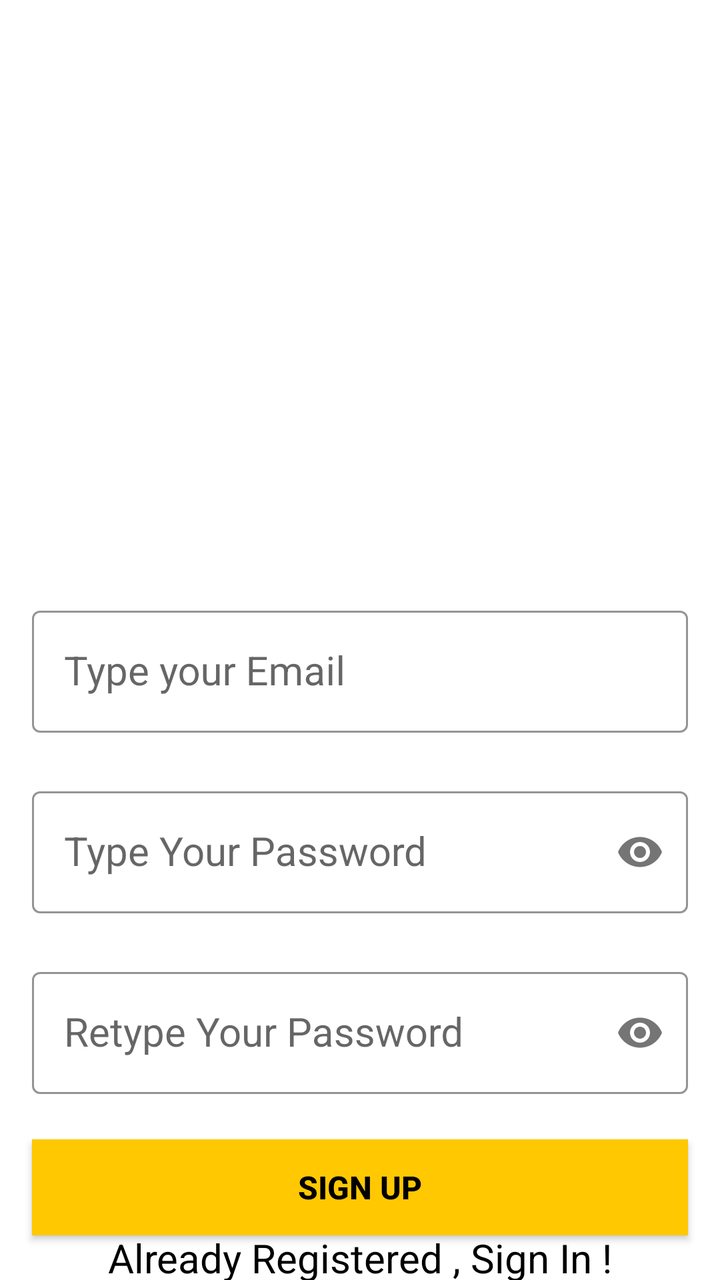
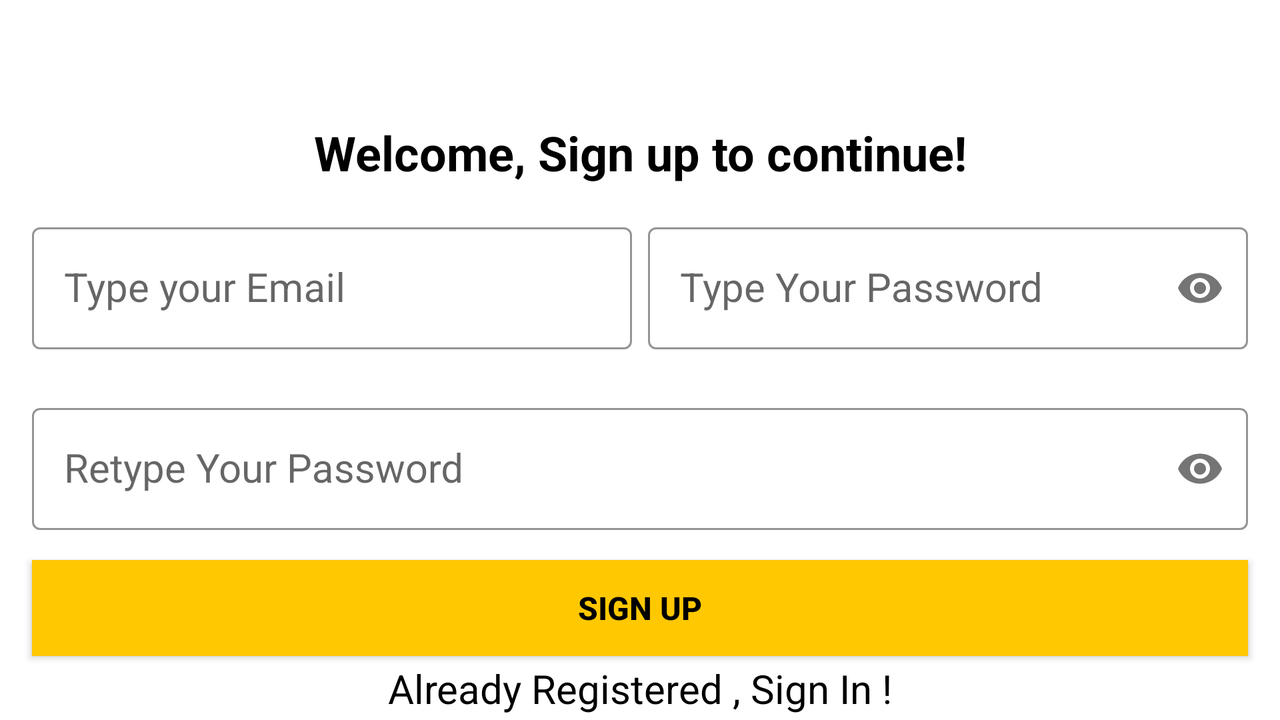

Two renders of one Android screen. The first uses the default layout on a phone; the second uses the alternative layout the repository ships for a different screen configuration, on a matching device. The two XML files are below.
<!-- AndroidManifest.xml: application theme Theme.LoginAndSignUp -->
<!-- res/layout/activity_signup.xml -->
<?xml version="1.0" encoding="utf-8"?>
<androidx.constraintlayout.widget.ConstraintLayout xmlns:android="http://schemas.android.com/apk/res/android"
    xmlns:app="http://schemas.android.com/apk/res-auto"
    xmlns:tools="http://schemas.android.com/tools"
    android:layout_width="match_parent"
    android:layout_height="match_parent"
    android:background="@drawable/signup_screen"
    tools:context=".SignUpActivity">

    <com.google.android.material.textfield.TextInputLayout
        android:id="@+id/emailLayout"
        style="@style/LoginTextInputOuterFieldStyle"
        android:layout_width="match_parent"
        android:layout_height="wrap_content"
        android:layout_marginHorizontal="16dp"
        android:layout_marginTop="300dp"
        app:boxStrokeColor="@color/yellow"
        app:hintTextColor="@color/yellow"
        app:layout_constraintEnd_toEndOf="parent"
        app:layout_constraintHorizontal_bias="0.5"
        app:layout_constraintStart_toStartOf="parent"
        app:layout_constraintTop_toTopOf="parent">

        <com.google.android.material.textfield.TextInputEditText
            android:id="@+id/txtEmail"
            style="@style/LoginTextInputInnerFieldStyle"
            android:layout_width="match_parent"
            android:layout_height="match_parent"
            android:hint="Type your Email"
            android:inputType="textEmailAddress" />

    </com.google.android.material.textfield.TextInputLayout>

    <com.google.android.material.textfield.TextInputLayout
        android:id="@+id/passwordLayout"
        style="@style/LoginTextInputOuterFieldStyle"
        android:layout_width="match_parent"
        android:layout_height="wrap_content"
        android:layout_marginHorizontal="16dp"
        android:layout_marginTop="24dp"
        app:boxStrokeColor="@color/yellow"
        app:hintTextColor="@color/yellow"
        app:layout_constraintEnd_toEndOf="parent"
        app:layout_constraintHorizontal_bias="0.5"
        app:layout_constraintStart_toStartOf="parent"
        app:layout_constraintTop_toBottomOf="@id/emailLayout"
        app:passwordToggleEnabled="true">

        <com.google.android.material.textfield.TextInputEditText
            android:id="@+id/txtPassword"
            style="@style/LoginTextInputInnerFieldStyle"
            android:layout_width="match_parent"
            android:layout_height="match_parent"
            android:hint="Type Your Password"
            android:inputType="textPassword" />
    </com.google.android.material.textfield.TextInputLayout>

    <com.google.android.material.textfield.TextInputLayout
        android:id="@+id/confirmPasswordLayout"
        style="@style/LoginTextInputOuterFieldStyle"
        android:layout_width="match_parent"
        android:layout_height="wrap_content"
        android:layout_marginHorizontal="16dp"
        android:layout_marginTop="24dp"
        app:boxStrokeColor="@color/yellow"
        app:hintTextColor="@color/yellow"
        app:layout_constraintEnd_toEndOf="parent"
        app:layout_constraintHorizontal_bias="0.5"
        app:layout_constraintStart_toStartOf="parent"
        app:layout_constraintTop_toBottomOf="@id/passwordLayout"
        app:passwordToggleEnabled="true">

        <com.google.android.material.textfield.TextInputEditText
            android:id="@+id/txtCpassword"
            style="@style/LoginTextInputInnerFieldStyle"
            android:layout_width="match_parent"
            android:layout_height="match_parent"
            android:hint="Retype Your Password"
            android:inputType="textPassword" />
    </com.google.android.material.textfield.TextInputLayout>

    <androidx.appcompat.widget.AppCompatButton
        android:id="@+id/btnSignUp"
        android:layout_width="0dp"
        android:layout_height="wrap_content"
        android:layout_marginHorizontal="16dp"
        android:height="40dp"
        android:background="@color/yellow"
        android:gravity="center"
        android:text="Sign Up"
        android:textColor="@color/black"
        android:textSize="16sp"
        android:textStyle="bold"
        app:layout_constraintBottom_toBottomOf="parent"
        app:layout_constraintEnd_toEndOf="parent"
        app:layout_constraintHorizontal_bias="0.5"
        app:layout_constraintStart_toStartOf="parent"
        app:layout_constraintTop_toBottomOf="@+id/confirmPasswordLayout" />

    <TextView
        android:id="@+id/txtSignIn"
        android:layout_width="wrap_content"
        android:layout_height="wrap_content"
        android:text="Already Registered , Sign In !"
        android:textColor="@color/black"
        android:textSize="20dp"
        app:layout_constraintBottom_toBottomOf="parent"
        app:layout_constraintEnd_toEndOf="parent"
        app:layout_constraintStart_toStartOf="parent"
        app:layout_constraintTop_toBottomOf="@+id/btnSignUp"
        app:layout_constraintVertical_bias="0.527" />
</androidx.constraintlayout.widget.ConstraintLayout>
<!-- resources referenced by this layout -->
<resources>
  <color name="black">#FF000000</color>
  <color name="yellow">#FFC801</color>
  <style name="LoginTextInputInnerFieldStyle" parent="Widget.MaterialComponents.TextInputLayout.OutlinedBox">
          <item name="android:layout_width">match_parent</item>
          <item name="android:layout_height">wrap_content</item>
          <item name="android:textColor">@color/black</item>
          <item name="android:textColorHint">@color/black</item>
          <item name="android:maxLines">1</item>
          <item name="android:textSize">20sp</item>
          <item name="android:singleLine">true</item>
      </style>
  <style name="LoginTextInputOuterFieldStyle" parent="Widget.MaterialComponents.TextInputLayout.OutlinedBox">
          <item name="android:layout_width">match_parent</item>
          <item name="android:layout_height">wrap_content</item>
          <item name="android:layout_marginTop">15dp</item>
          <item name="android:textSize">20sp</item>
          <item name="android:layout_marginBottom">15dp</item>
      </style>
  <style name="Theme.LoginAndSignUp" parent="Theme.MaterialComponents.DayNight.NoActionBar">
           <item name="colorPrimary">@color/purple_500</item>
          <item name="colorPrimaryVariant">@color/purple_700</item>
          <item name="colorOnPrimary">@color/white</item>
           <item name="colorSecondary">@color/teal_200</item>
          <item name="colorSecondaryVariant">@color/teal_700</item>
          <item name="colorOnSecondary">@color/black</item>
           <item name="android:statusBarColor" tools:targetApi="l">@color/yellow</item>
       </style>
  <color name="purple_500">#FF6200EE</color>
  <color name="purple_700">#FF3700B3</color>
  <color name="white">#FFFFFFFF</color>
  <color name="teal_200">#FF03DAC5</color>
  <color name="teal_700">#FF018786</color>
</resources>
<!-- res/layout-land/activity_signup.xml (the repository's variant of the layout above) -->
<!-- drawn on the phone turned sideways -->
<?xml version="1.0" encoding="utf-8"?>
<androidx.constraintlayout.widget.ConstraintLayout xmlns:android="http://schemas.android.com/apk/res/android"
    xmlns:app="http://schemas.android.com/apk/res-auto"
    xmlns:tools="http://schemas.android.com/tools"
    android:layout_width="match_parent"
    android:layout_height="match_parent"
    android:paddingTop="60dp"
    tools:context=".SignUpActivity">

    <TextView
        android:id="@+id/txtHeading"
        android:layout_width="wrap_content"
        android:layout_height="wrap_content"
        android:text="Welcome, Sign up to continue!"
        android:textColor="@color/black"
        android:textSize="24sp"
        android:textStyle="bold"
        app:layout_constraintBottom_toTopOf="@+id/emailLayout"
        app:layout_constraintEnd_toEndOf="parent"
        app:layout_constraintStart_toStartOf="parent"
        app:layout_constraintTop_toTopOf="parent" />

    <com.google.android.material.textfield.TextInputLayout
        android:id="@+id/emailLayout"
        style="@style/LoginTextInputOuterFieldStyle"
        android:layout_width="0dp"
        android:layout_height="wrap_content"
        android:layout_marginStart="16dp"
        android:layout_marginTop="16dp"
        android:layout_marginEnd="8dp"
        app:boxStrokeColor="@color/yellow"
        app:hintTextColor="@color/yellow"
        app:layout_constraintEnd_toStartOf="@+id/passwordLayout"
        app:layout_constraintStart_toStartOf="parent"
        app:layout_constraintTop_toBottomOf="@+id/txtHeading">

        <com.google.android.material.textfield.TextInputEditText
            android:id="@+id/txtEmail"
            style="@style/LoginTextInputInnerFieldStyle"
            android:layout_width="match_parent"
            android:layout_height="match_parent"
            android:hint="Type your Email"
            android:inputType="textEmailAddress" />

    </com.google.android.material.textfield.TextInputLayout>

    <com.google.android.material.textfield.TextInputLayout
        android:id="@+id/passwordLayout"
        style="@style/LoginTextInputOuterFieldStyle"
        android:layout_width="0dp"
        android:layout_height="wrap_content"
        android:layout_marginTop="16dp"
        android:layout_marginEnd="16dp"
        app:boxStrokeColor="@color/yellow"
        app:hintTextColor="@color/yellow"
        app:layout_constraintEnd_toEndOf="parent"
        app:layout_constraintStart_toEndOf="@+id/emailLayout"
        app:layout_constraintTop_toBottomOf="@+id/txtHeading"
        app:passwordToggleEnabled="true">

        <com.google.android.material.textfield.TextInputEditText
            android:id="@+id/txtPassword"
            style="@style/LoginTextInputInnerFieldStyle"
            android:layout_width="match_parent"
            android:layout_height="match_parent"
            android:hint="Type Your Password"
            android:inputType="textPassword" />
    </com.google.android.material.textfield.TextInputLayout>

    <com.google.android.material.textfield.TextInputLayout
        android:id="@+id/confirmPasswordLayout"
        style="@style/LoginTextInputOuterFieldStyle"
        android:layout_width="match_parent"
        android:layout_height="wrap_content"
        android:layout_marginHorizontal="16dp"
        android:layout_marginTop="24dp"
        app:boxStrokeColor="@color/yellow"
        app:hintTextColor="@color/yellow"
        app:layout_constraintEnd_toEndOf="parent"
        app:layout_constraintHorizontal_bias="0.5"
        app:layout_constraintStart_toStartOf="parent"
        app:layout_constraintTop_toBottomOf="@id/passwordLayout"
        app:passwordToggleEnabled="true">

        <com.google.android.material.textfield.TextInputEditText
            android:id="@+id/txtCpassword"
            style="@style/LoginTextInputInnerFieldStyle"
            android:layout_width="match_parent"
            android:layout_height="match_parent"
            android:hint="Retype Your Password"
            android:inputType="textPassword" />
    </com.google.android.material.textfield.TextInputLayout>

    <androidx.appcompat.widget.AppCompatButton
        android:id="@+id/btnSignUp"
        android:layout_width="0dp"
        android:layout_height="wrap_content"
        android:layout_marginHorizontal="16dp"
        android:height="40dp"
        android:background="@color/yellow"
        android:gravity="center"
        android:text="Sign Up"
        android:textColor="@color/black"
        android:textSize="16sp"
        android:textStyle="bold"
        app:layout_constraintBottom_toBottomOf="parent"
        app:layout_constraintEnd_toEndOf="parent"
        app:layout_constraintStart_toStartOf="parent"
        app:layout_constraintTop_toBottomOf="@+id/confirmPasswordLayout"
        app:layout_constraintVertical_bias="0.319" />

    <TextView
        android:id="@+id/txtSignIn"
        android:layout_width="wrap_content"
        android:layout_height="wrap_content"
        android:text="Already Registered , Sign In !"
        android:textColor="@color/black"
        android:textSize="20dp"
        app:layout_constraintBottom_toBottomOf="parent"
        app:layout_constraintEnd_toEndOf="parent"
        app:layout_constraintStart_toStartOf="parent"
        app:layout_constraintTop_toBottomOf="@+id/btnSignUp"
        app:layout_constraintVertical_bias="0.527" />
</androidx.constraintlayout.widget.ConstraintLayout>
